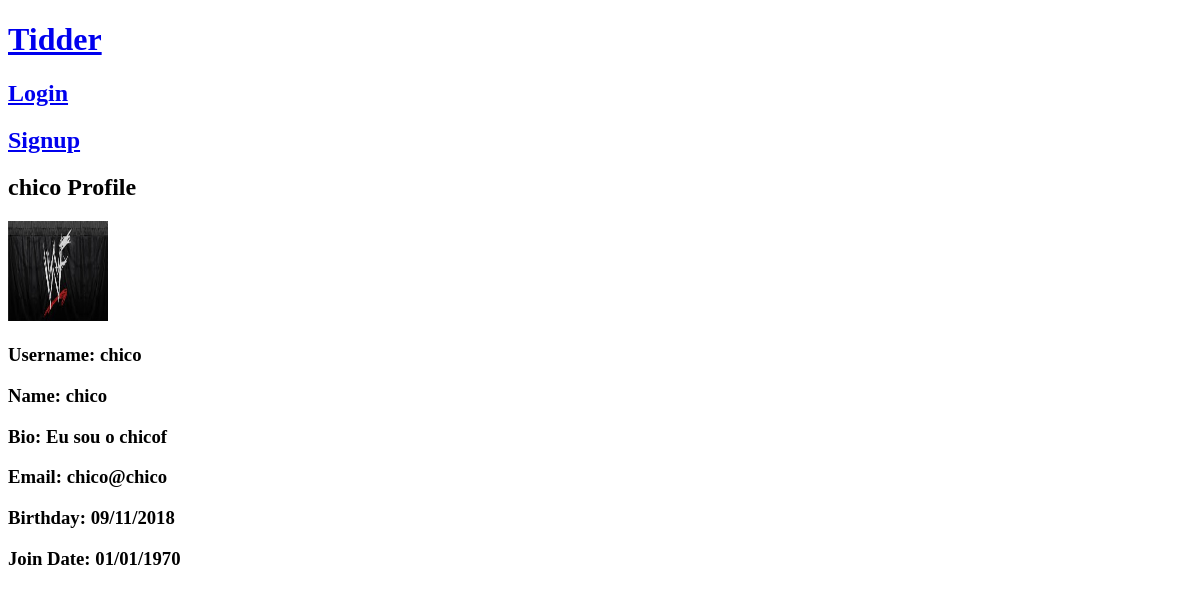
The app's page /pages/profile.php?username=chico, older data.
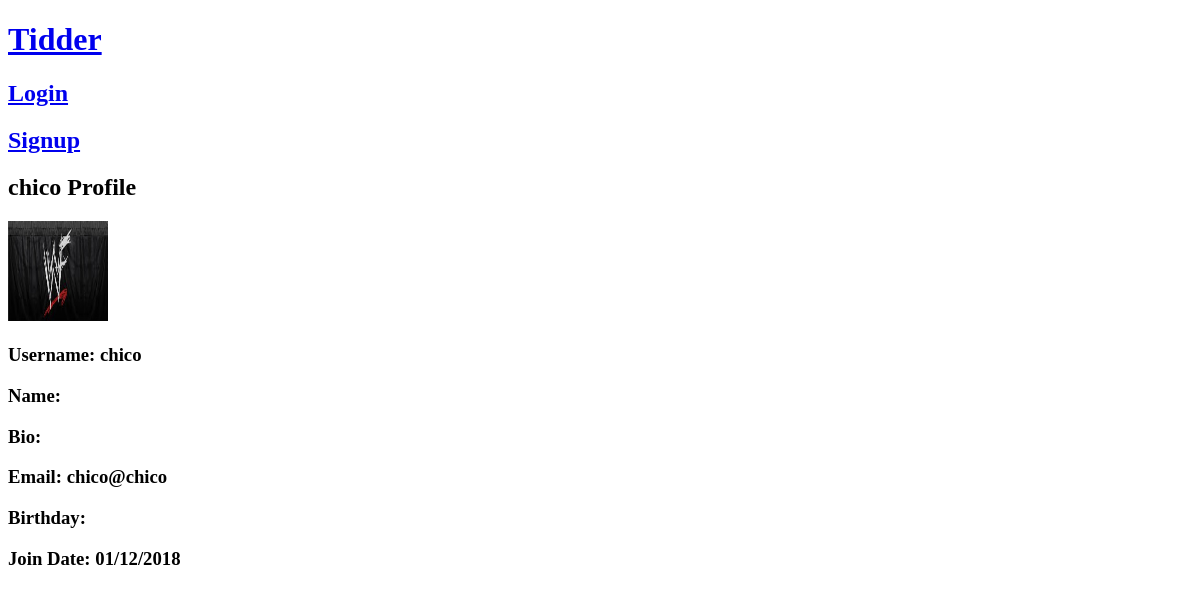
The same page, newer data.
### tables this page shows
CREATE TABLE user (
    user_id INTEGER NOT NULL PRIMARY KEY AUTOINCREMENT,
    username VARCHAR NOT NULL UNIQUE,
    email VARCHAR NOT NULL UNIQUE,
    password VARCHAR NOT NULL,
    realname VARCHAR,
    birthday DATE,
    join_date DATE NOT NULL,
	bio VARCHAR
);

### database/db_user.php (called while the page is built, shortened)
<?php
	function getUserInfo(&$user_id, $username, &$realname, &$email, &$birthday, &$join_date, &$bio) {
		$db = Database::instance()->db();
		$stmt = $db->prepare('SELECT * FROM user WHERE username = ?');
		$stmt->execute(array($username));
		$user = $stmt->fetch();
		$email = $user['email'];
		$realname = $user['realname'];
		$birthday = $user['birthday'];
		$join_date = $user['join_date'];
		$bio = $user['bio'];
	}
?>

### includes/date.php (called while the page is built, shortened)
<?php
	function formatDate($date){
		if($date == '')
			return '';
		else {
			$time = strtotime($date);
			return date("d/m/Y",$time);
		}
	}
?>

### pages/profile.php (the view, shortened to what this page needs)
<?php
	include_once('../includes/date.php');
	include_once('../database/db_user.php');
	include_once('../templates/tpl_common.php');
	$username = urldecode($_GET['username']);
	getUserInfo($user_id, $username, $realname, $email, $birthday, $join_date, $bio);
	$formatted_birthday = formatDate($birthday);
	$formatted_join_date = formatDate($join_date);
	$path = "../pictures/".$username.".jpeg";
	$alt = $username." Profile Pic";
?>
	<h2><?=$username?> Profile</h2>
	<h3><img src=<?=$path?> alt=<?=$alt?> width="100" height="100"></h3>
	<h3>Username: <?=$username?></h3>
	<h3>Name: <?=$realname?></h3>
	<h3>Bio: <?=$bio?></h3>
	<h3>Email: <?=$email?></h3>
	<h3>Birthday: <?=$formatted_birthday?></h3>
	<h3>Join Date: <?=$formatted_join_date?></h3>

Row changes from the older to the newer data that the page shows:
changed user "chico@chico": join_date "01/01/1970" → "01/12/2018"; realname "chico" → (not shown); bio "Eu sou o chicof" → (not shown); birthday "09/11/2018" → (not shown)
